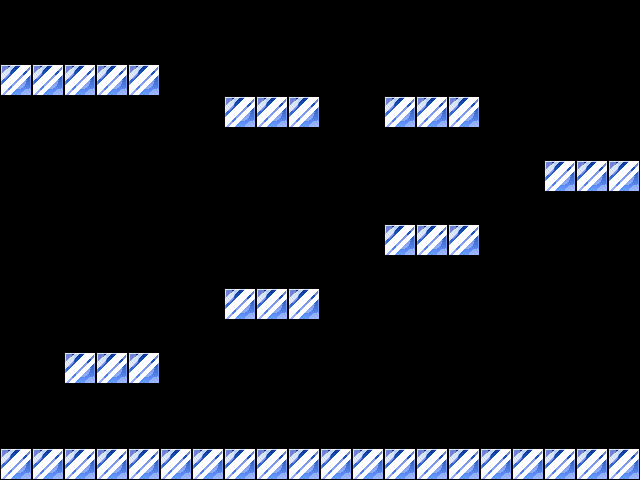

Rendered tile map (Tiled .tmx) drawn with the repository's tilesets; below, a short description and the full map source, tile grids included:
An orthogonal 20x15 tile map with 32x32 px tiles, 1 tile layer (Capa de Patrones 1).

<map version="1.2" tiledversion="1.2.1" orientation="orthogonal" renderorder="right-down" width="20" height="15" tilewidth="32" tileheight="32" infinite="0" nextlayerid="2" nextobjectid="1">
 <tileset firstgid="1" source="tiles.tsx" />
 <layer id="1" name="Capa de Patrones 1" width="20" height="15">
  <data encoding="csv">
0,0,0,0,0,0,0,0,0,0,0,0,0,0,0,0,0,0,0,0,
0,0,0,0,0,0,0,0,0,0,0,0,0,0,0,0,0,0,0,0,
1,1,1,1,1,0,0,0,0,0,0,0,0,0,0,0,0,0,0,0,
0,0,0,0,0,0,0,1,1,1,0,0,1,1,1,0,0,0,0,0,
0,0,0,0,0,0,0,0,0,0,0,0,0,0,0,0,0,0,0,0,
0,0,0,0,0,0,0,0,0,0,0,0,0,0,0,0,0,1,1,1,
0,0,0,0,0,0,0,0,0,0,0,0,0,0,0,0,0,0,0,0,
0,0,0,0,0,0,0,0,0,0,0,0,1,1,1,0,0,0,0,0,
0,0,0,0,0,0,0,0,0,0,0,0,0,0,0,0,0,0,0,0,
0,0,0,0,0,0,0,1,1,1,0,0,0,0,0,0,0,0,0,0,
0,0,0,0,0,0,0,0,0,0,0,0,0,0,0,0,0,0,0,0,
0,0,1,1,1,0,0,0,0,0,0,0,0,0,0,0,0,0,0,0,
0,0,0,0,0,0,0,0,0,0,0,0,0,0,0,0,0,0,0,0,
0,0,0,0,0,0,0,0,0,0,0,0,0,0,0,0,0,0,0,0,
1,1,1,1,1,1,1,1,1,1,1,1,1,1,1,1,1,1,1,1
</data>
 </layer>
</map>